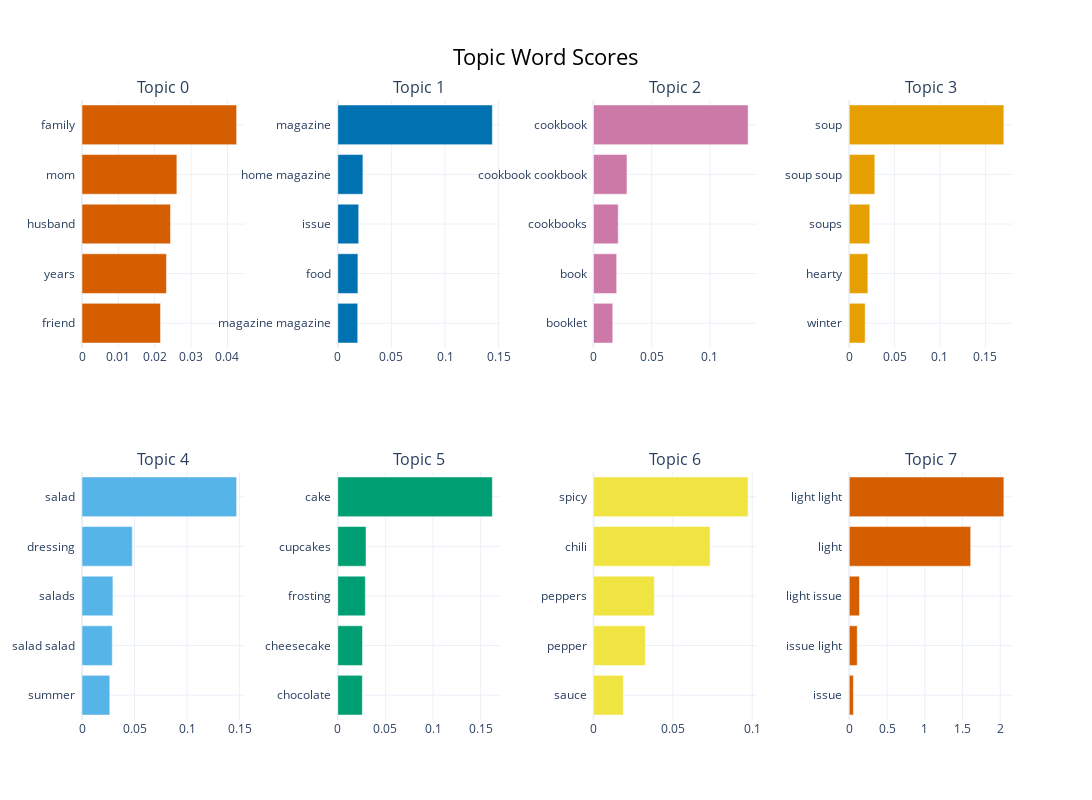

The cell this chart's notebook holds for it:
### Code cell
model_topic_bert = BERTopic.load("../models/model_cluster")

model_topic_bert.visualize_barchart(n_words=10, height=400, width=400)

### Figure 1 — Plotly figure (JSON) as saved in the notebook; plotly's stock layout.template omitted (floating-point values rounded to 4 significant figures)
{"data": [{"marker": {"color": "#D55E00"}, "orientation": "h", "type": "bar", "x": [0.02159, 0.02322, 0.02433, 0.02609, 0.04252], "xaxis": "x", "y": ["friend  ", "years  ", "husband  ", "mom  ", "family  "], "yaxis": "y"}, {"marker": {"color": "#0072B2"}, "orientation": "h", "type": "bar", "x": [0.01862, 0.0188, 0.01953, 0.02346, 0.1441], "xaxis": "x2", "y": ["magazine magazine  ", "food  ", "issue  ", "home magazine  ", "magazine  "], "yaxis": "y2"}, {"marker": {"color": "#CC79A7"}, "orientation": "h", "type": "bar", "x": [0.01653, 0.0199, 0.02123, 0.02874, 0.1328], "xaxis": "x3", "y": ["booklet  ", "book  ", "cookbooks  ", "cookbook cookbook  ", "cookbook  "], "yaxis": "y3"}, {"marker": {"color": "#E69F00"}, "orientation": "h", "type": "bar", "x": [0.01752, 0.02053, 0.02266, 0.0282, 0.1704], "xaxis": "x4", "y": ["winter  ", "hearty  ", "soups  ", "soup soup  ", "soup  "], "yaxis": "y4"}, {"marker": {"color": "#56B4E9"}, "orientation": "h", "type": "bar", "x": [0.02647, 0.02881, 0.02942, 0.04786, 0.1472], "xaxis": "x5", "y": ["summer  ", "salad salad  ", "salads  ", "dressing  ", "salad  "], "yaxis": "y5"}, {"marker": {"color": "#009E73"}, "orientation": "h", "type": "bar", "x": [0.02581, 0.02596, 0.02893, 0.02966, 0.1622], "xaxis": "x6", "y": ["chocolate  ", "cheesecake  ", "frosting  ", "cupcakes  ", "cake  "], "yaxis": "y6"}, {"marker": {"color": "#F0E442"}, "orientation": "h", "type": "bar", "x": [0.01879, 0.03269, 0.03834, 0.07346, 0.09741], "xaxis": "x7", "y": ["sauce  ", "pepper  ", "peppers  ", "chili  ", "spicy  "], "yaxis": "y7"}, {"marker": {"color": "#D55E00"}, "orientation": "h", "type": "bar", "x": [0.05519, 0.1056, 0.1357, 1.608, 2.047], "xaxis": "x8", "y": ["issue  ", "issue light  ", "light issue  ", "light  ", "light light  "], "yaxis": "y8"}], "layout": {"annotations": [{"font": {"size": 16}, "showarrow": false, "text": "Topic 0", "x": 0.0875, "xanchor": "center", "xref": "paper", "y": 1, "yanchor": "bottom", "yref": "paper"}, {"font": {"size": 16}, "showarrow": false, "text": "Topic 1", "x": 0.3625, "xanchor": "center", "xref": "paper", "y": 1, "yanchor": "bottom", "yref": "paper"}, {"font": {"size": 16}, "showarrow": false, "text": "Topic 2", "x": 0.6375, "xanchor": "center", "xref": "paper", "y": 1, "yanchor": "bottom", "yref": "paper"}, {"font": {"size": 16}, "showarrow": false, "text": "Topic 3", "x": 0.9125, "xanchor": "center", "xref": "paper", "y": 1, "yanchor": "bottom", "yref": "paper"}, {"font": {"size": 16}, "showarrow": false, "text": "Topic 4", "x": 0.0875, "xanchor": "center", "xref": "paper", "y": 0.4, "yanchor": "bottom", "yref": "paper"}, {"font": {"size": 16}, "showarrow": false, "text": "Topic 5", "x": 0.3625, "xanchor": "center", "xref": "paper", "y": 0.4, "yanchor": "bottom", "yref": "paper"}, {"font": {"size": 16}, "showarrow": false, "text": "Topic 6", "x": 0.6375, "xanchor": "center", "xref": "paper", "y": 0.4, "yanchor": "bottom", "yref": "paper"}, {"font": {"size": 16}, "showarrow": false, "text": "Topic 7", "x": 0.9125, "xanchor": "center", "xref": "paper", "y": 0.4, "yanchor": "bottom", "yref": "paper"}], "height": 800, "hoverlabel": {"bgcolor": "white", "font": {"family": "Rockwell", "size": 16}}, "showlegend": false, "title": {"font": {"color": "Black", "size": 22}, "text": "Topic Word Scores", "x": 0.5, "xanchor": "center", "yanchor": "top"}, "width": 1600, "xaxis": {"anchor": "y", "domain": [0, 0.175], "showgrid": true}, "xaxis2": {"anchor": "y2", "domain": [0.275, 0.45], "showgrid": true}, "xaxis3": {"anchor": "y3", "domain": [0.55, 0.725], "showgrid": true}, "xaxis4": {"anchor": "y4", "domain": [0.825, 1], "showgrid": true}, "xaxis5": {"anchor": "y5", "domain": [0, 0.175], "showgrid": true}, "xaxis6": {"anchor": "y6", "domain": [0.275, 0.45], "showgrid": true}, "xaxis7": {"anchor": "y7", "domain": [0.55, 0.725], "showgrid": true}, "xaxis8": {"anchor": "y8", "domain": [0.825, 1], "showgrid": true}, "yaxis": {"anchor": "x", "domain": [0.6, 1], "showgrid": true}, "yaxis2": {"anchor": "x2", "domain": [0.6, 1], "showgrid": true}, "yaxis3": {"anchor": "x3", "domain": [0.6, 1], "showgrid": true}, "yaxis4": {"anchor": "x4", "domain": [0.6, 1], "showgrid": true}, "yaxis5": {"anchor": "x5", "domain": [0, 0.4], "showgrid": true}, "yaxis6": {"anchor": "x6", "domain": [0, 0.4], "showgrid": true}, "yaxis7": {"anchor": "x7", "domain": [0, 0.4], "showgrid": true}, "yaxis8": {"anchor": "x8", "domain": [0, 0.4], "showgrid": true}}}
